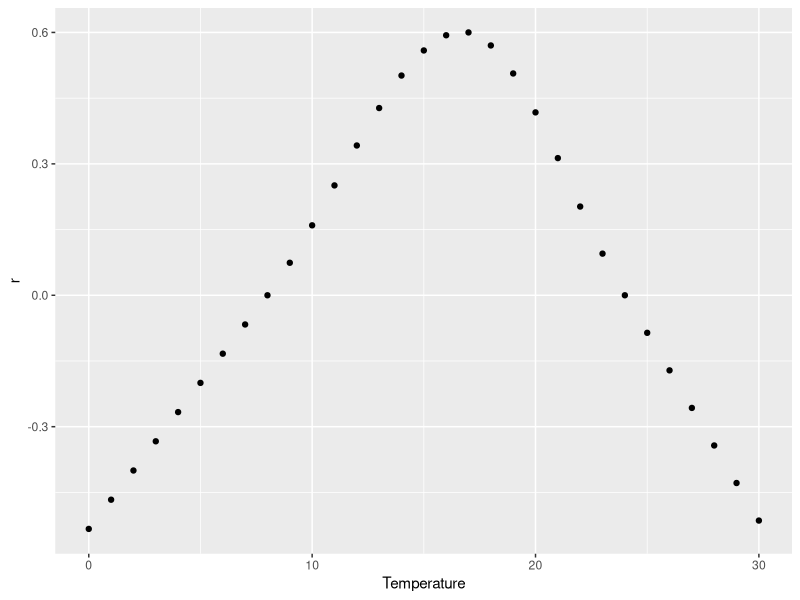
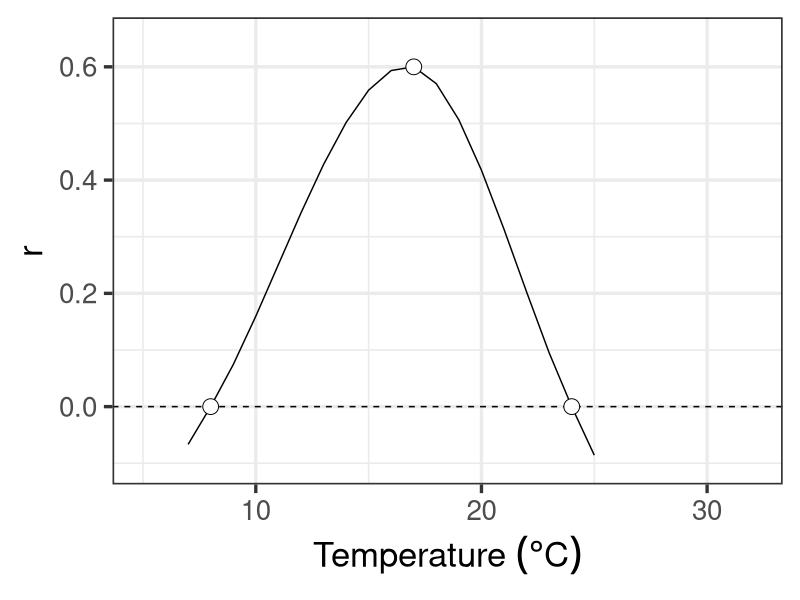
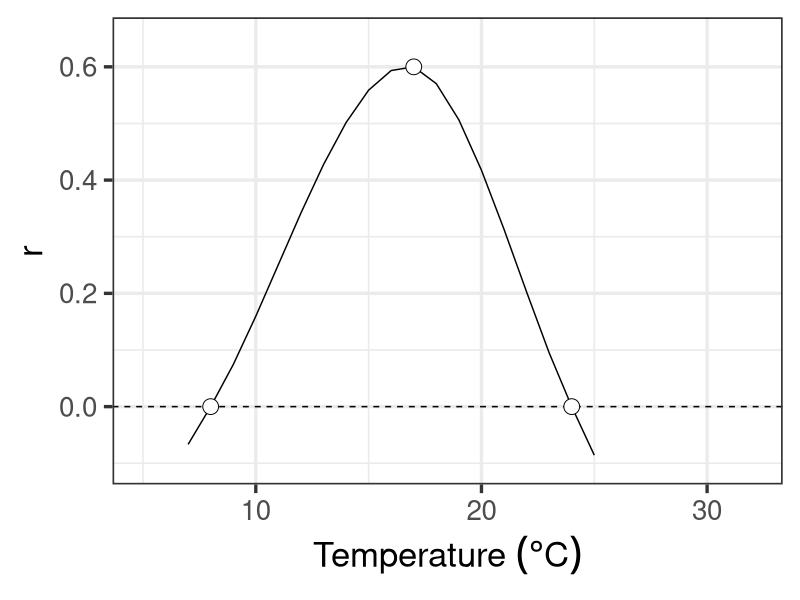

Recreate these plots in R, in order.
# Update from the original HouseSparrowSplineFitter.R script to use a new function for the spline, and to create a graph illustrating the function and the points.

# 17 June 2021
# NJG
# --------------------------------------
# spline functions for curve fitting
# to Jesse Krause's data on house sparrow
# growth. This model creates a function
# based on physiological estimates of
# minimum, maximum, and optimal temperatures
# for performance from 

# Kendeigh, S.C 1976. Latitudinal trends in the metabolic adjustmets of the house sparrow. Ecology 57: 509-519.

# The maximum r is set at 0.60, slightly higher than the largest value I calculated from the spreadsheets that Jesse sent. However, for this particular model, the actual value is arbitrary and does not affect the appearance of the map, just the scaling. The optimum temperature does affect the appearance of the contours, but the most important issue is the max and min values because these determine the areas where dN/dt > 0.

# 04 Oct 2020
# NJG
# --------------------------------------
library(tidyverse)
library(stats)

# create spline function
# x = min, optimal, and max temperature (C)
# y = estimated r at each temperature

# original limits used from Jesse
# r_function <- splinefun(x=c(8,21,28),

# Updated limits from Jesse (2 July 2021)
# to better get performance at extremes
r_function <- splinefun(x=c(8,17,24),
          y=c(0,0.6,0),
          method="monoH.FC")

# create a vector of temperatures
Temperature <- seq(0,30)


# get estimated growth rates from function
# Matt will use this for creating the map
r <- r_function(Temperature)

# plot results
qplot(x=Temperature,y=r)

d_frame <- data.frame(Temperature,r)
head(d_frame)

Sparrow_Plot <- ggplot(d_frame) +
                aes(x=Temperature,y=r) +
                geom_line() +
                theme_bw(base_size=25) +
                geom_hline(yintercept=0,linetype="dashed") +
                ylim(c(-0.1,0.65)) + 
                labs(x = expression("Temperature " ( degree*C))) +
                annotate(geom="point",
                         x=c(8,17,24),
                         y=c(0,0.6,0),
                         size=5,
                         shape=21,
                         fill="white") +
                xlim(c(5,32))

plot(Sparrow_Plot)
ggsave(filename="Graphics/SparrowSpline.jpeg",
       plot=Sparrow_Plot,
       device="jpg",
       width=7,
       height=5,
       units="in")